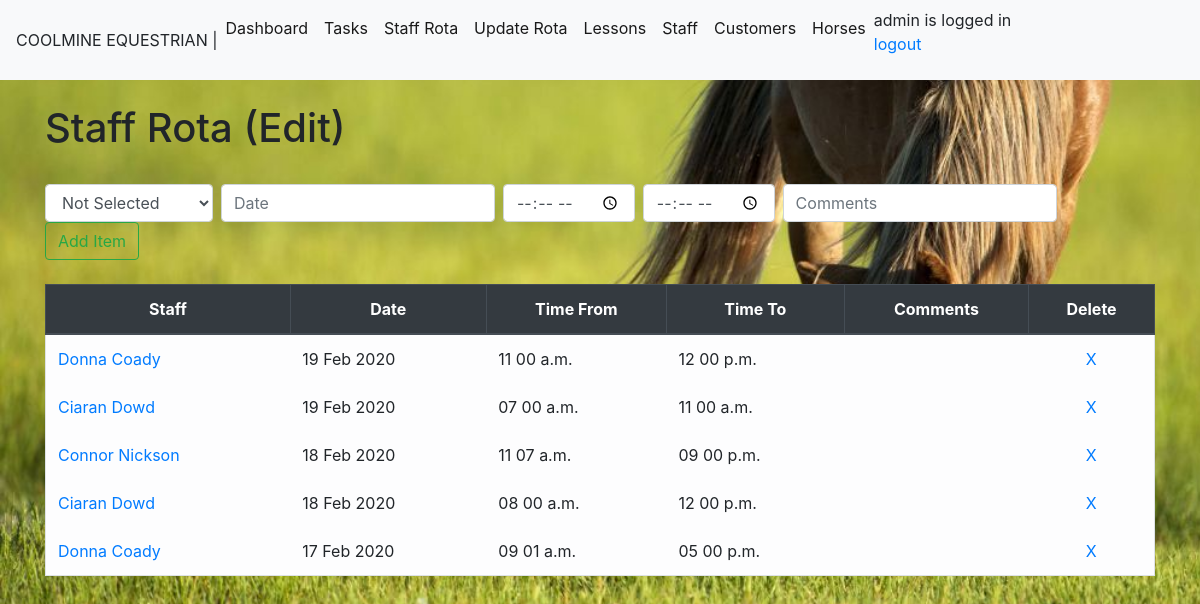
The app's page /rota (signed in) with its own data.
### module_task/models.py (models this page shows, shortened)
class RotaList(models.Model):
    rotastaffid = models.ForeignKey(StaffList,blank=True,null=True, on_delete=models.CASCADE,limit_choices_to={'termindate': None},)
    rotadate = models.DateField(auto_now_add=False, auto_now=False)
    timefrom = models.TimeField(auto_now_add=False, auto_now=False,blank=True,null=True)
    timeto = models.TimeField(auto_now_add=False, auto_now=False,blank=True,null=True)
    comments = models.CharField(max_length=100,blank=True)

class StaffList(models.Model):
    staffname= models.CharField(max_length=50)
    staffdob=models.DateField(blank=True, null=True)
    staffaddress= models.CharField(max_length=200,blank=True, null=True)
    staffemail= models.EmailField(blank=True, null=True)
    staffphone=models.CharField(max_length=30,blank=True, null=True)
    staffcontract = models.CharField(null=True,max_length=20)
    startdate=models.DateField(blank=True, null=True)
    termindate =models.DateField(blank=True, null=True)
    staffqual =models.CharField(max_length=250, blank=True,null=True)

### module_task/views.py (the view)
# urls.py: path('rota',views.rota, name='rota'),
@login_required
@user_passes_test(lambda u: u.groups.filter(name='staffgroup').count() == 0, login_url='/accounts/login/')
def rota(request):
    if request.method == 'POST':
        form = RotaListForm(request.POST or None)
        form.save()
        all_rotas = RotaList.objects.all().order_by('-rotadate','-timefrom')
        all_staff = StaffList.objects.all
        messages.success(request, ('Rota item has been successfully added!'))
        return render(request,'rota.html',{'all_rotas': all_rotas,'all_staff': all_staff})
    else:
        all_rotas = RotaList.objects.all().order_by('-rotadate','-timefrom')
        all_staff = StaffList.objects.all
        return render(request,'rota.html',{'all_rotas': all_rotas,'all_staff': all_staff})

### module_task/templates/rota.html (shortened to what this page needs)
{%extends 'base.html'%}
{% block content %}
<body>
<h1> Staff Rota (Edit) </h1>
<form class="form-inline my-2 my-lg-0" method="POST">{% csrf_token %}
    <select class="form-control mr-sm-2" name="rotastaffid">
    <option value="" selected="selected">Not Selected</option>
   </select>
  <input class="form-control mr-sm-2" type="text" id="datepicker" placeholder="Date"  name="rotadate">
  <input class="form-control mr-sm-2" type="time" aria-label="Add" name="timefrom">
  <input class="form-control mr-sm-2" type="time" aria-label="Add" name="timeto">
  <input class="form-control mr-sm-2" type="add" placeholder="Comments" aria-label="Add" name="comments">
  <button class="btn btn-outline-success my-2 my-sm-0" type="submit">Add Item</button>
</form>
  {% if all_rotas %}
  <table class="table table-bordered">
    <thead class="thead-dark">
      <tr>
        <th scope="col">Staff</th>
        <th scope="col">Date</th>
        <th scope="col">Time From</th>
        <th scope="col">Time To</th>
        <th scope="col">Comments</th>
        <th scope="col">Delete</th>
      </tr>
    </thead>
    <tbody>
      {% for rotas in all_rotas %}
            <tr class="table table-borderless table-light" border-color>
              <td><a href="{% url 'editrota' rotas.id %}"> {{rotas.rotastaffid.staffname}}</a> </td>
              <td> {{rotas.rotadate|date:"d M Y"}} </td>
              <td> {{rotas.timefrom|time:"h i a"}} </td>
              <td> {{rotas.timeto|time:"h i a"}} </td>
              <td> {{rotas.comments}} </td>
              <td><center> <a href="{% url 'deleterota' rotas.id %}">X</a></center> </td>
            </tr>
      {% endfor %}
    </tbody>
  </table>
  {% endif %}
</body>
{% endblock %}

### module_task/templates/base.html (shortened to what this page needs)
{% load static %}
<!doctype html>
<html lang="en">
  <head>
    <link rel="stylesheet" href="https://stackpath.bootstrapcdn.com/bootstrap/4.3.1/css/bootstrap.min.css">
    <link rel="stylesheet" href="{% static 'css/style.css' %}">
    <link rel="stylesheet" href="{% static 'js/jquery-ui-1.12.1/jquery-ui.min.css' %}">
    <link rel="stylesheet" href="{% static 'js/jquery-ui-1.12.1/jquery-ui.structure.min.css' %}">
    <link rel="stylesheet" href="{% static 'js/jquery-ui-1.12.1/jquery-ui.theme.min.css' %}">  <link rel="stylesheet" href="//code.jquery.com/ui/1.12.1/themes/base/jquery-ui.css">
  <body>
        <nav class="navbar navbar-expand-lg navbar-light bg-light >
          <a class="navbar-brand" >COOLMINE EQUESTRIAN        |  </a>
                <div class="collapse navbar-collapse" id="navbarSupportedContent">
                  <ul class="navbar-nav mr-auto">
                    <li class="nav-item active">
                      <a class="nav-link" href="/">Dashboard <span class="sr-only">(current)</span></a>
                    </li>
                    <li class="nav-item active">
                      <a class="nav-link" href="{% url 'task' %}">Tasks</a>
                      <li class="nav-item active">
                      <a class="nav-link" href="{% url 'rotaview' %}">Staff Rota</a>
                    </li>
                     </li>
                      {% ifequal user.username "admin" %}
                      <li class="nav-item active">
                      <a class="nav-link" href="{% url 'rota' %}">Update Rota</a>
                    </li>
                      {% endifequal %}
                      <li class="nav-item active">
                      <a class="nav-link" href="{% url 'lessons' %}">Lessons</a>
                    </li>
                    {% ifequal user.username "admin" %}
                      <li class="nav-item active">
                      <a class="nav-link" href="{% url 'staff' %}">Staff</a>
                    {% endifequal %}
                    </li>
                    <li class="nav-item active">
                      <a class="nav-link" href="{% url 'people' %}">Customers</a>
                    </li>
                    <li class="nav-item active">
                      <a class="nav-link" href="{% url 'horses' %}">Horses</a>
                    </li>
                    <span style = "float: right;">
                    {% if user.is_authenticated %}
                     {{ user.username }} is logged in
                     <p><a href="{% url 'logout' %}">logout</a></p>
                    {% else %}
                      <p>You are not logged in</p>
                    {% endif %}
                    </span>
                  </ul>
                </div>
              </nav>
    <div class="container">
    {% block content %}
    {% endblock %}
    </div>

### static/css/style.css (style rules this page uses)
th { text-align: center; }
body { background-image: url( '../images/grasshorse.jpg' ); background-repeat: no-repeat; background-size: cover }

### records on screen
RotaList: rotastaffid.staffname "Donna Coady", rotadate "19 Feb 2020", timefrom "11 00 a.m.", timeto "12 00 p.m."
RotaList: rotastaffid.staffname "Ciaran Dowd", rotadate "19 Feb 2020", timefrom "07 00 a.m.", timeto "11 00 a.m."
RotaList: rotastaffid.staffname "Connor Nickson", rotadate "18 Feb 2020", timefrom "11 07 a.m.", timeto "09 00 p.m."
RotaList: rotastaffid.staffname "Ciaran Dowd", rotadate "18 Feb 2020", timefrom "08 00 a.m.", timeto "12 00 p.m."
RotaList: rotastaffid.staffname "Donna Coady", rotadate "17 Feb 2020", timefrom "09 01 a.m.", timeto "05 00 p.m."

### other values on screen
{{ user.username }} "admin"
